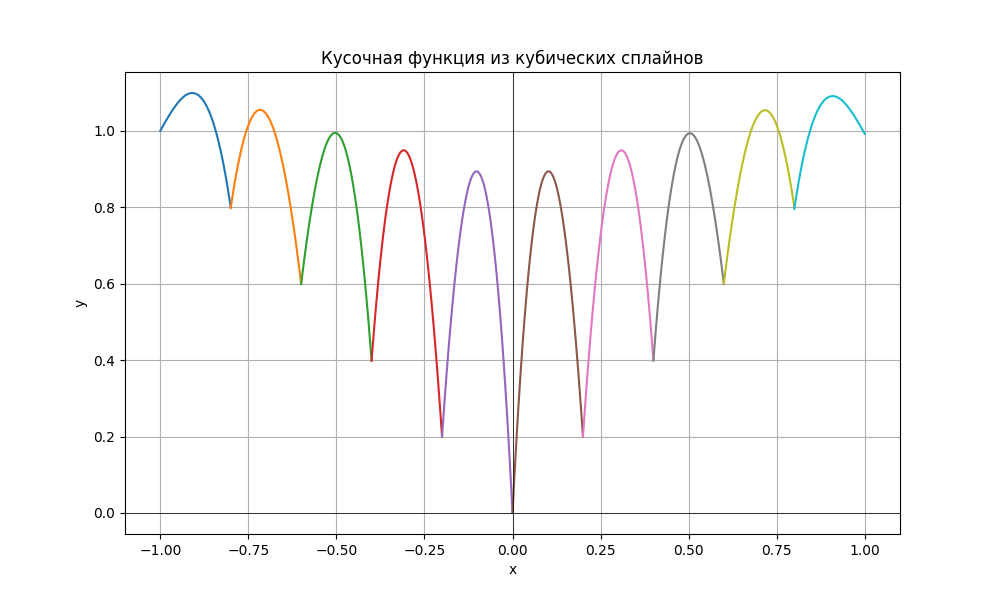

Generate this figure with Python:
import spline_utils as su
from spline_utils import n
from spline_utils import l
from spline_utils import r

import numpy as np
import matplotlib.pyplot as plt
import sympy as sp

def fabs(x):
    return np.abs(x)

def first_condition(spline_list, h, exp_list, const_list):

    x = sp.Symbol('x')

    for i in range(n):
        const_list.append(fabs(l + h * i))
        const_list.append(fabs(l + h * (i + 1)))

        s = spline_list[i].subs(x, l + h * i)
        s = sp.sympify(s).evalf(3)
        exp_list.append(s)

        s = spline_list[i].subs(x, l + h * (i+1))
        s = sp.sympify(s).evalf(3)
        exp_list.append(s)

    coef_matrix = su.create_null_matrix()

    for i in range(2*n):
        su.get_coefs(exp_list[i], i, coef_matrix)
    
    return coef_matrix

def second_condition(spline_list, h, coef_matr, const_list):
    x = sp.Symbol('x')
    first_deriatives = list()
    second_deriatives = list()
    for spline in spline_list:
        first_deriatives.append(sp.diff(spline, x))
        second_deriatives.append(sp.diff(first_deriatives[-1], x))

    for i in range(n - 1):
        ex1 = first_deriatives[i].subs(x, l + (i+1)*h) - first_deriatives[i+1].subs(x, l + (i+1)*h)
        ex1 = sp.sympify(ex1).evalf(3)
        ex2 = second_deriatives[i].subs(x, l + (i+1)*h) - second_deriatives[i+1].subs(x, l + (i+1)*h)
        ex2 = sp.sympify(ex2).evalf(3)
        su.get_coefs(ex1, 2*n + 2*i, coef_matr)
        su.get_coefs(ex2, 2*n + 2*i + 1, coef_matr)
    
    for i in range(2*n, 4*n - 2):
        const_list.append(0)

def third_condition(spline_list, coef_matr, const_list):
    const_list.append(0)
    const_list.append(0)

    x = sp.Symbol('x')
    s0_1 = sp.diff(spline_list[0], x)
    s0_2 = sp.diff(s0_1, x)
    su.get_coefs(s0_2.subs(x, l), 4*n - 2, coef_matr)
    #su.get_coefs(spline_list[0].subs(x, l), 4*n - 2, coef_matr)
    #ex1 = spline_list[0].subs(x, l) - spline_list[n-1].subs(x, r)
    #su.get_coefs(ex1, 4*n - 2, coef_matr)

    s0_1 = sp.diff(spline_list[n-1], x)
    s0_2 = sp.diff(s0_1, x)
    su.get_coefs(s0_2.subs(x, r), 4*n - 1, coef_matr)
    #su.get_coefs(spline_list[n-1].subs(x, r), 4*n - 1, coef_matr)
    #ex1 = sp.diff(spline_list[0].subs(x, l), x) - sp.diff(spline_list[n-1].subs(x, r), x)
    #su.get_coefs(ex1, 4*n - 2, coef_matr)

def solve_system(coef_matr, const_list, h):
    solution = np.linalg.solve(coef_matr, const_list)
    #print(solution)

    plt.figure(figsize=(10, 6)) 
    for i in range(n):
        a = solution[i * 4]
        b = solution[i * 4 + 1]
        c = solution[i * 4 + 2]
        d = solution[i * 4 + 3]
        x = np.linspace(l + i * h, l + (i + 1) * h)
        curr = l + i * h
        y = a * (x - curr) ** 3 + b * (x - curr) ** 2 + c * (x - curr) + d
        plt.plot(x, y, label=f'Spline {i + 1}')

    plt.title('Кусочная функция из кубических сплайнов')
    plt.xlabel('x')
    plt.ylabel('y')
    plt.axhline(0, color='black', lw=0.5)
    plt.axvline(0, color='black', lw=0.5)
    plt.grid()
    plt.savefig('spline.png')



def main():

    x = np.linspace(l, r, 100)
    y = fabs(x)
    su.draw_graph(x, y, "orig", "f(x) = |x|")

    h = (abs(l) + abs(r)) / n



    spline_list = su.calculate_splines(h)
    exp_list = list() # список с уравнениями, в которых неизвестные - это коэффициенты сплайнов
    const_list = list() # список со свободными членами будущей матрицы коэффициентов

    print("SPLINE LIST")
    for i in range(n):
        print(spline_list[i])
 
    coef_matr = first_condition(spline_list, h, exp_list, const_list) #получаем матрицу с заполненными 2n строками 

    print("EXP LIST")
    for i in range(2*n):
        print(exp_list[i])

    #for i in range(2*n):
        #print(coef_matr[i])
#second_condition(spline_list, h, coef_matr, const_list) # 2(n-1) строчек
#third_condition(spline_list, coef_matr, const_list) # последние 2 строчки 

    #for i in range(4*n):
        #print(coef_matr[i])

    solve_system(coef_matr, const_list, h)


#в третьем условии взяла =0, но могут быть и другие случаи, просто этот самый простой



if __name__ == "__main__":
    main()


# сколько интервалов -> столько сплайнов (n)
# формула сплайна: S_i = a_i + b_i * (x - x_j) + c_i * (x - x_j)^2 + d_i * (x - x_j)^3, i - номер сплайна  
# условия сплайнов:
# 1. проходит через узловые точки -> подставить точки -> получить n уравнений с 4n неизвестными коэффициентами
# 2. в стыках сплайнов должна обеспечиваться гладкость -> для каждого сплайна находим 1 и 2 производные -> подставляем точки стыка (S'_0 = S'_1, S"_0 = S"_1)
# 3.проверка краевых точек
# получим 4n уравнений -> найдем все неизвестные
# 4. построить графики

